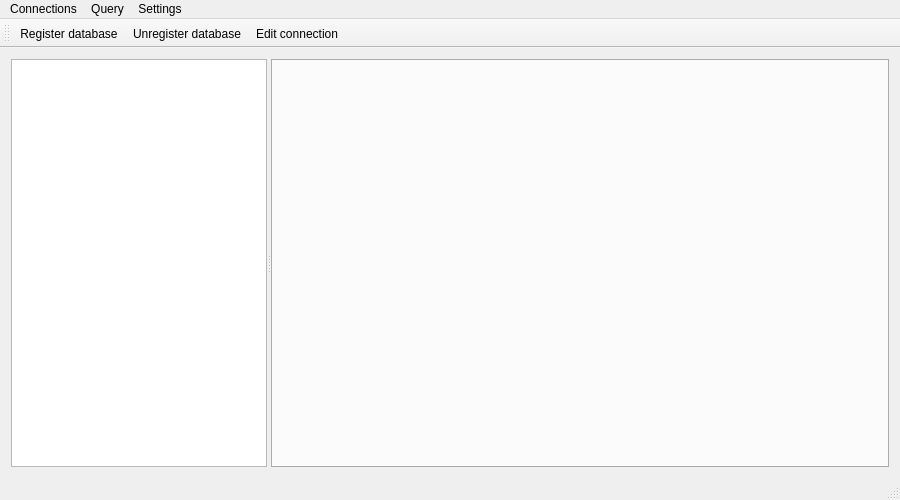
<?xml version="1.0" encoding="UTF-8"?>
<ui version="4.0">
 <class>MainWindow</class>
 <widget class="QMainWindow" name="MainWindow">
  <property name="geometry">
   <rect>
    <x>0</x>
    <y>0</y>
    <width>900</width>
    <height>500</height>
   </rect>
  </property>
  <property name="windowTitle">
   <string>Demalex SQL manager</string>
  </property>
  <property name="windowIcon">
   <iconset resource="icons.qrc">
    <normaloff>:/icons/cc_64.png</normaloff>:/icons/cc_64.png</iconset>
  </property>
  <widget class="QWidget" name="centralWidget">
   <layout class="QVBoxLayout" name="verticalLayout">
    <item>
     <widget class="QSplitter" name="splitter">
      <property name="orientation">
       <enum>Qt::Horizontal</enum>
      </property>
      <property name="childrenCollapsible">
       <bool>false</bool>
      </property>
      <widget class="QTreeView" name="tvDatabaseStructure">
       <property name="sizePolicy">
        <sizepolicy hsizetype="Preferred" vsizetype="Expanding">
         <horstretch>0</horstretch>
         <verstretch>0</verstretch>
        </sizepolicy>
       </property>
       <property name="minimumSize">
        <size>
         <width>150</width>
         <height>0</height>
        </size>
       </property>
       <property name="contextMenuPolicy">
        <enum>Qt::CustomContextMenu</enum>
       </property>
       <property name="editTriggers">
        <set>QAbstractItemView::NoEditTriggers</set>
       </property>
       <property name="iconSize">
        <size>
         <width>16</width>
         <height>16</height>
        </size>
       </property>
       <property name="headerHidden">
        <bool>true</bool>
       </property>
       <property name="expandsOnDoubleClick">
        <bool>false</bool>
       </property>
      </widget>
      <widget class="QTabWidget" name="tabWidget">
       <property name="sizePolicy">
        <sizepolicy hsizetype="MinimumExpanding" vsizetype="Expanding">
         <horstretch>1</horstretch>
         <verstretch>0</verstretch>
        </sizepolicy>
       </property>
       <property name="tabPosition">
        <enum>QTabWidget::South</enum>
       </property>
       <property name="currentIndex">
        <number>-1</number>
       </property>
       <property name="tabsClosable">
        <bool>true</bool>
       </property>
      </widget>
     </widget>
    </item>
   </layout>
  </widget>
  <widget class="QMenuBar" name="menuBar">
   <property name="geometry">
    <rect>
     <x>0</x>
     <y>0</y>
     <width>900</width>
     <height>20</height>
    </rect>
   </property>
   <widget class="QMenu" name="mnuConnections">
    <property name="title">
     <string>Connections</string>
    </property>
    <addaction name="aAddDatabase"/>
    <addaction name="aRemoveDatabase"/>
    <addaction name="aEditDatabase"/>
   </widget>
   <widget class="QMenu" name="mnuQuery">
    <property name="title">
     <string>Query</string>
    </property>
    <addaction name="aOpenSqlEditor"/>
   </widget>
   <widget class="QMenu" name="menuSettings">
    <property name="title">
     <string>Settings</string>
    </property>
    <addaction name="aSettings"/>
   </widget>
   <addaction name="mnuConnections"/>
   <addaction name="mnuQuery"/>
   <addaction name="menuSettings"/>
  </widget>
  <widget class="QToolBar" name="mainToolBar">
   <attribute name="toolBarArea">
    <enum>TopToolBarArea</enum>
   </attribute>
   <attribute name="toolBarBreak">
    <bool>false</bool>
   </attribute>
   <addaction name="aAddDatabase"/>
   <addaction name="aRemoveDatabase"/>
   <addaction name="aEditDatabase"/>
  </widget>
  <widget class="QStatusBar" name="statusBar"/>
  <action name="aAddDatabase">
   <property name="icon">
    <iconset resource="icons.qrc">
     <normaloff>:/icons/database_add.png</normaloff>:/icons/database_add.png</iconset>
   </property>
   <property name="text">
    <string>Register database</string>
   </property>
   <property name="toolTip">
    <string>Register database</string>
   </property>
  </action>
  <action name="aRemoveDatabase">
   <property name="icon">
    <iconset resource="icons.qrc">
     <normaloff>:/icons/database_delete.png</normaloff>:/icons/database_delete.png</iconset>
   </property>
   <property name="text">
    <string>Unregister database</string>
   </property>
   <property name="toolTip">
    <string>Unregister database</string>
   </property>
  </action>
  <action name="aEditDatabase">
   <property name="icon">
    <iconset resource="icons.qrc">
     <normaloff>:/icons/database_edit.png</normaloff>:/icons/database_edit.png</iconset>
   </property>
   <property name="text">
    <string>Edit connection</string>
   </property>
   <property name="toolTip">
    <string>Edit connection preperties</string>
   </property>
  </action>
  <action name="aOpenSqlEditor">
   <property name="text">
    <string>New query editor</string>
   </property>
  </action>
  <action name="aSettings">
   <property name="text">
    <string>Settings</string>
   </property>
  </action>
 </widget>
 <layoutdefault spacing="6" margin="11"/>
 <resources>
  <include location="icons.qrc"/>
 </resources>
 <connections/>
</ui>
